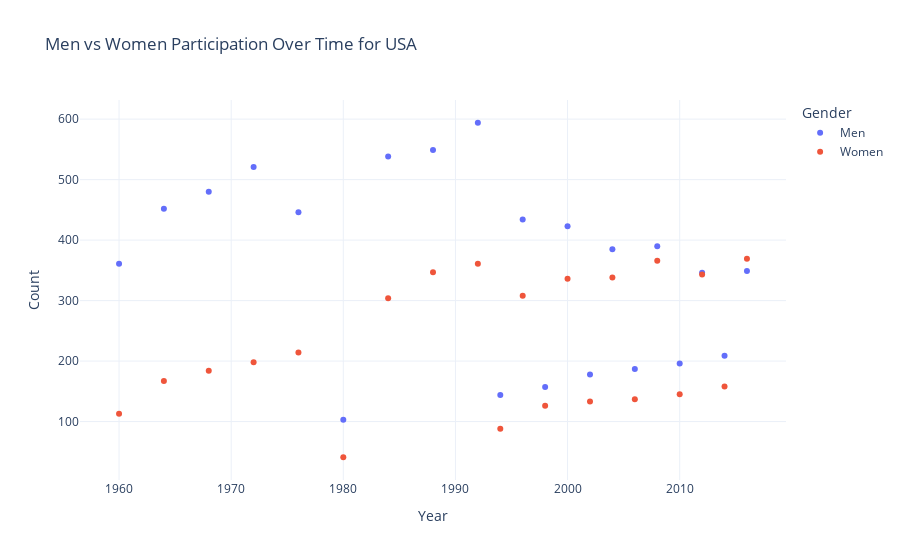

Notebook code for this chart:
### Code cell
# Scatter plot for Men vs Women Participation Over Time
fig = px.scatter(usa_data.reset_index(), x='Year', y=['Men', 'Women'],
                 title='Men vs Women Participation Over Time for USA',
                 labels={'value': 'Count', 'variable': 'Gender'},
                 template='plotly_white')
fig.show()

### Figure 1 — Plotly figure (JSON) as saved in the notebook; plotly's stock layout.template omitted (floating-point values rounded to 4 significant figures)
{"data": [{"hovertemplate": "Gender=Men<br>Year=%{x}<br>Count=%{y}<extra></extra>", "legendgroup": "Men", "marker": {"color": "#636efa", "symbol": "circle"}, "mode": "markers", "name": "Men", "orientation": "v", "showlegend": true, "type": "scatter", "x": ["1960-01-01T00:00:00", "1964-01-01T00:00:00", "1968-01-01T00:00:00", "1972-01-01T00:00:00", "1976-01-01T00:00:00", "1980-01-01T00:00:00", "1984-01-01T00:00:00", "1988-01-01T00:00:00", "1992-01-01T00:00:00", "1994-01-01T00:00:00", "1996-01-01T00:00:00", "1998-01-01T00:00:00", "2000-01-01T00:00:00", "2002-01-01T00:00:00", "2004-01-01T00:00:00", "2006-01-01T00:00:00", "2008-01-01T00:00:00", "2010-01-01T00:00:00", "2012-01-01T00:00:00", "2014-01-01T00:00:00", "2016-01-01T00:00:00"], "xaxis": "x", "y": [361, 452, 480, 521, 446, 103, 538, 549, 594, 144, 434, 157, 423, 178, 385, 187, 390, 196, 346, 209, 349], "yaxis": "y"}, {"hovertemplate": "Gender=Women<br>Year=%{x}<br>Count=%{y}<extra></extra>", "legendgroup": "Women", "marker": {"color": "#EF553B", "symbol": "circle"}, "mode": "markers", "name": "Women", "orientation": "v", "showlegend": true, "type": "scatter", "x": ["1960-01-01T00:00:00", "1964-01-01T00:00:00", "1968-01-01T00:00:00", "1972-01-01T00:00:00", "1976-01-01T00:00:00", "1980-01-01T00:00:00", "1984-01-01T00:00:00", "1988-01-01T00:00:00", "1992-01-01T00:00:00", "1994-01-01T00:00:00", "1996-01-01T00:00:00", "1998-01-01T00:00:00", "2000-01-01T00:00:00", "2002-01-01T00:00:00", "2004-01-01T00:00:00", "2006-01-01T00:00:00", "2008-01-01T00:00:00", "2010-01-01T00:00:00", "2012-01-01T00:00:00", "2014-01-01T00:00:00", "2016-01-01T00:00:00"], "xaxis": "x", "y": [113, 167, 184, 198, 214, 41, 304, 347, 361, 88, 308, 126, 336, 133, 338, 137, 366, 145, 343, 158, 369], "yaxis": "y"}], "layout": {"legend": {"title": {"text": "Gender"}, "tracegroupgap": 0}, "title": {"text": "Men vs Women Participation Over Time for USA"}, "xaxis": {"anchor": "y", "domain": [0, 1], "title": {"text": "Year"}}, "yaxis": {"anchor": "x", "domain": [0, 1], "title": {"text": "Count"}}}}
